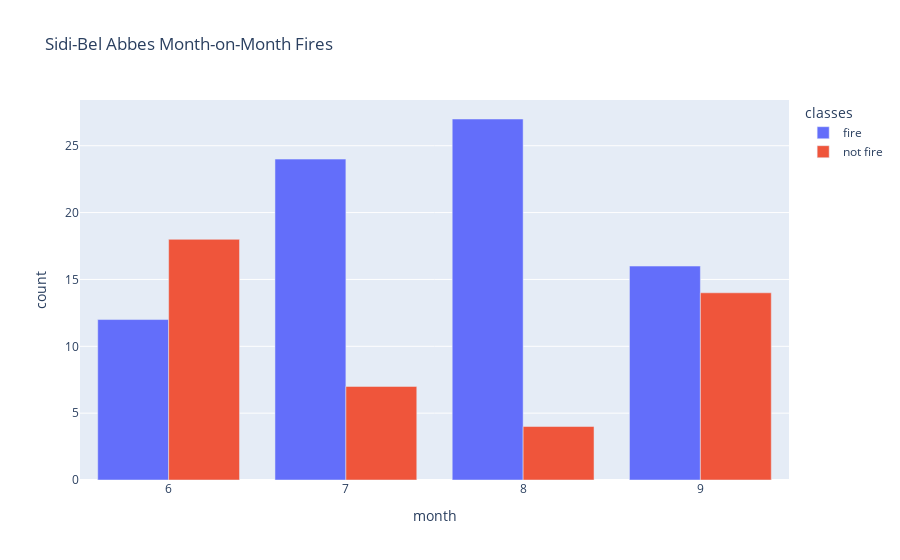

This figure's notebook cell:
### Code cell
fig = px.bar(
    dep_df[dep_df['region']=='Sidi-Bel Abbes'],  # replace with your grouped DataFrame
    x="month",
    y="count",
    color="classes",
    barmode="group",
    title="Sidi-Bel Abbes Month-on-Month Fires"
)
fig.show()

### Figure 1 — Plotly figure (JSON) as saved in the notebook; plotly's stock layout.template omitted (floating-point values rounded to 4 significant figures)
{"data": [{"alignmentgroup": "True", "hovertemplate": "classes=fire<br>month=%{x}<br>count=%{y}<extra></extra>", "legendgroup": "fire", "marker": {"color": "#636efa", "pattern": {"shape": ""}}, "name": "fire", "offsetgroup": "fire", "orientation": "v", "showlegend": true, "textposition": "auto", "type": "bar", "x": [8, 7, 9, 6], "xaxis": "x", "y": [27, 24, 16, 12], "yaxis": "y"}, {"alignmentgroup": "True", "hovertemplate": "classes=not fire<br>month=%{x}<br>count=%{y}<extra></extra>", "legendgroup": "not fire", "marker": {"color": "#EF553B", "pattern": {"shape": ""}}, "name": "not fire", "offsetgroup": "not fire", "orientation": "v", "showlegend": true, "textposition": "auto", "type": "bar", "x": [6, 9, 7, 8], "xaxis": "x", "y": [18, 14, 7, 4], "yaxis": "y"}], "layout": {"barmode": "group", "legend": {"title": {"text": "classes"}, "tracegroupgap": 0}, "title": {"text": "Sidi-Bel Abbes Month-on-Month Fires"}, "xaxis": {"anchor": "y", "domain": [0, 1], "title": {"text": "month"}}, "yaxis": {"anchor": "x", "domain": [0, 1], "title": {"text": "count"}}}}
